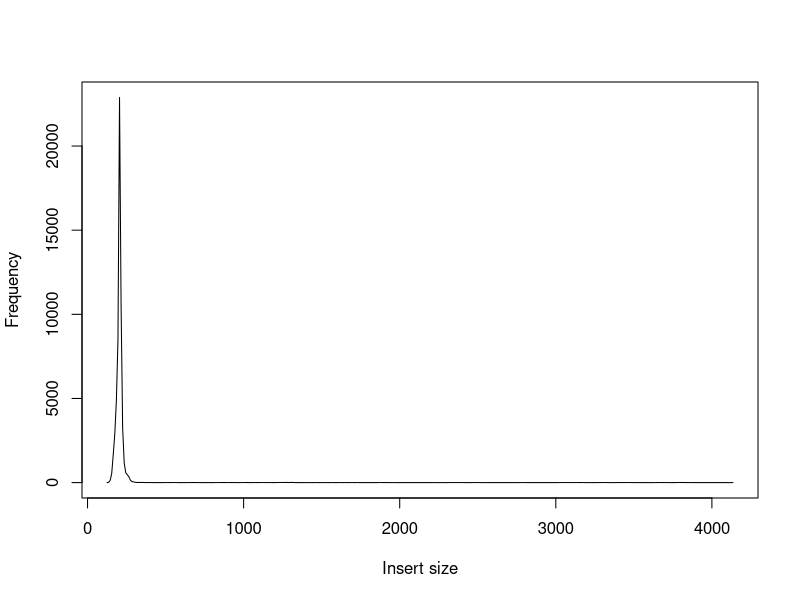

Write R code to recreate this figure.
x = c(125,135,145,155,165,175,185,195,205,215,225,235,245,255,265,275,285,295,305,315,325,335,345,355,365,375,385,395,405,415,420,435,450,465,480,495,505,515,525,535,545,555,565,575,590,605,620,635,645,655,665,675,685,695,710,725,740,755,770,785,800,815,825,835,845,855,865,875,885,895,905,915,925,935,945,960,975,985,995,1005,1025,1035,1040,1055,1065,1075,1085,1095,1105,1115,1125,1135,1145,1155,1165,1175,1190,1205,1215,1225,1235,1245,1255,1265,1275,1285,1295,1305,1315,1325,1335,1350,1365,1380,1395,1410,1425,1435,1450,1465,1475,1490,1505,1515,1535,1540,1555,1565,1580,1595,1610,1625,1635,1645,1655,1670,1685,1695,1705,1725,1735,1740,1755,1770,1785,1800,1815,1830,1845,1865,1875,1885,1895,1905,1915,1920,1935,1945,1955,1970,1985,2000,2015,2030,2045,2060,2075,2090,2105,2120,2135,2150,2165,2180,2195,2215,2220,2235,2250,2265,2275,2290,2305,2315,2325,2345,2355,2365,2375,2385,2395,2405,2410,2425,2440,2455,2465,2475,2485,2495,2505,2515,2530,2545,2560,2575,2590,2605,2620,2635,2650,2665,2680,2695,2710,2725,2740,2755,2775,2785,2795,2805,2810,2825,2840,2855,2870,2885,2900,2915,2930,2945,2960,2975,2990,3005,3015,3025,3035,3045,3055,3065,3075,3085,3095,3105,3115,3125,3135,3145,3155,3175,3185,3190,3205,3220,3235,3250,3265,3275,3285,3295,3305,3315,3325,3340,3355,3365,3380,3395,3405,3415,3425,3435,3445,3455,3465,3475,3485,3495,3515,3520,3535,3550,3565,3580,3595,3610,3625,3635,3645,3655,3665,3675,3685,3695,3705,3715,3730,3745,3760,3775,3785,3795,3805,3815,3825,3835,3845,3855,3875,3880,3895,3910,3925,3940,3955,3970,3985,4000,4015,4030,4045,4060,4075,4090,4105,4120,4135)
y = c(1,12,129,543,1693,2933,4926,8492,22890,10540,3246,1168,585,466,343,142,62,41,18,7,11,9,7,10,2,2,5,2,2,3,0,0,0,0,0,1,2,1,0,5,1,2,2,1,0,0,0,0,2,1,5,3,4,3,0,0,0,0,0,0,0,1,1,2,1,4,5,4,3,0,2,2,5,1,3,0,0,1,1,1,4,2,0,1,1,2,4,0,2,2,2,2,1,1,1,1,0,1,4,6,5,6,11,4,12,3,7,9,8,2,0,0,0,0,0,0,1,0,0,2,0,0,1,0,1,0,0,2,0,0,0,3,0,1,1,0,1,1,0,1,1,0,0,0,0,0,0,0,0,1,2,1,4,2,4,0,1,0,1,0,0,0,0,0,0,0,0,0,0,0,0,0,0,0,0,1,0,0,0,1,0,0,0,2,2,1,1,2,1,1,1,1,0,0,0,0,1,1,2,1,1,1,0,0,0,0,0,0,0,0,0,0,0,0,0,0,0,0,1,1,1,1,0,0,0,0,0,0,0,0,0,0,0,0,0,0,1,1,3,1,1,1,1,1,2,1,1,1,2,2,3,1,1,0,0,0,0,0,0,2,3,2,1,1,1,0,0,1,0,1,3,2,2,4,1,2,1,2,3,0,1,0,0,0,0,0,0,0,0,1,2,6,2,1,3,3,1,1,0,0,0,1,5,5,4,8,2,3,2,0,4,0,0,0,0,0,0,0,0,0,0,0,0,0,0,0,0,0,1)
pdf("00.Sample/insert.in.pdf")
plot(x, y, xlab="Insert size", ylab="Frequency", type="l")
dev.off()
